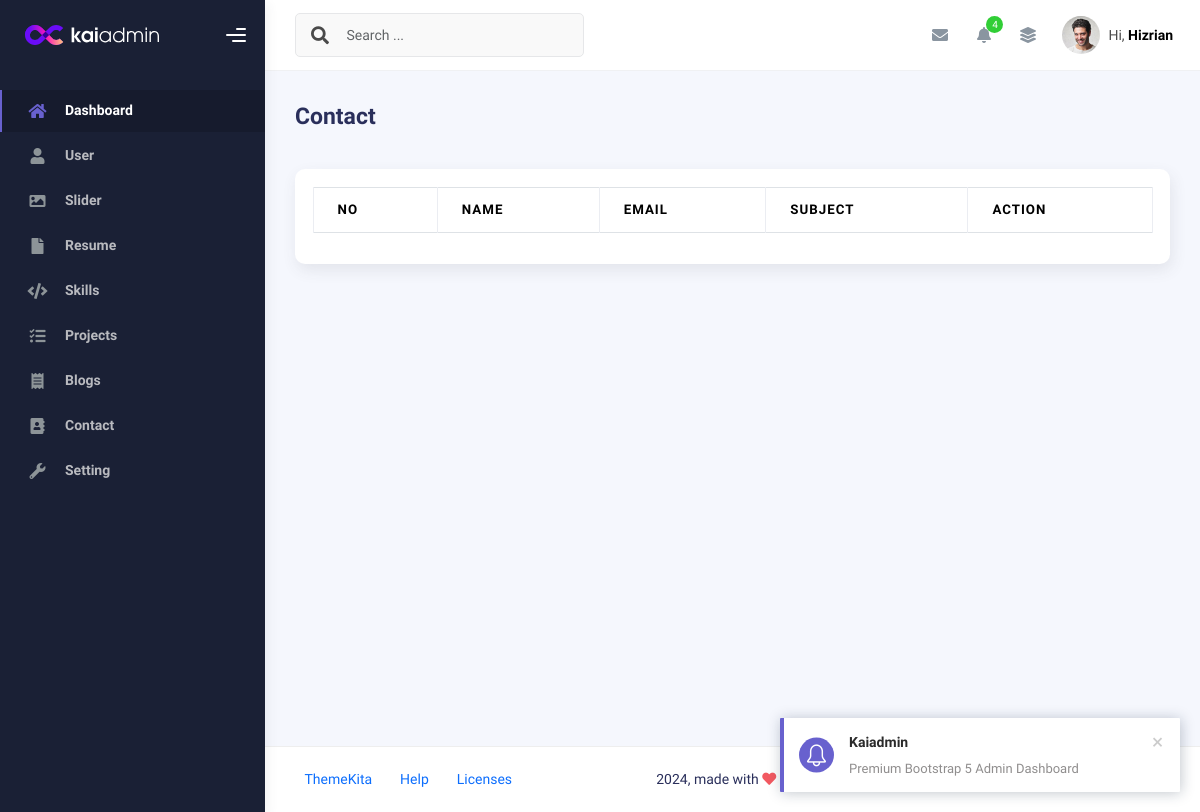
Before: /admin/app.php?page=contact (signed in) with the older database file.
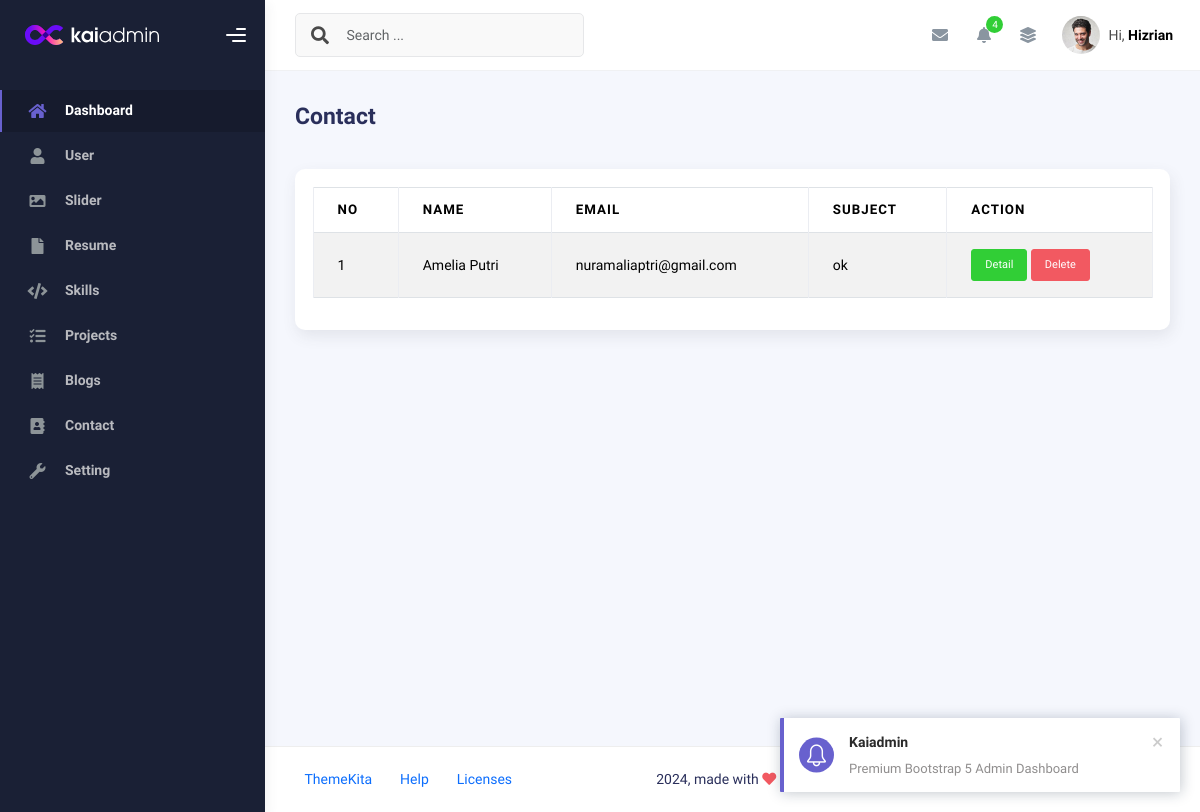
After: the same page with the newer database file.
### tables this page shows
CREATE TABLE `contacts` (
  `id` int(11) NOT NULL,
  `name` varchar(50) NOT NULL,
  `email` varchar(50) NOT NULL,
  `subject` varchar(50) NOT NULL,
  `message` text NOT NULL,
  `created_at` timestamp NOT NULL DEFAULT current_timestamp(),
  `update_at` timestamp NULL DEFAULT NULL ON UPDATE current_timestamp()
);

### admin/contact.php (the view, shortened to what this page needs)
<?php
$query = mysqli_query($conn, "SELECT * FROM contacts ORDER BY id DESC");
$rows = mysqli_fetch_all($query, MYSQLI_ASSOC);
?>
<div
  class="d-flex align-items-left align-items-md-center flex-column flex-md-row pt-2 pb-4">
  <div>
    <h3 class="fw-bold mb-3">Contact</h3>
  </div>
</div>
<div class="row">
  <div class="col-sm-6 col-md-12">
    <div class="card">
      <div class="card-body">
        <table class="table table-bordered table-striped">
          <thead>
            <tr>
              <th>No</th>
              <th>Name</th>
              <th>Email</th>
              <th>Subject</th>
              <th>Action</th>
            </tr>
          </thead>
          <tbody>
            <?php foreach ($rows as $index => $row):  ?>
              <tr>
                <td><?php echo $index += 1 ?></td>
                <td><?php echo $row['name'] ?></td>
                <td><?php echo $row['email'] ?></td>
                <td><?php echo $row['subject'] ?></td>
                <td>
                  <a class="btn btn-success btn-sm"
                    href="app.php?page=contact-detail&id=<?php echo $row['id'] ?>">Detail</a>
                  <a onclick="return confirm('Are You sure wanna delete this data?')"
                    class="btn btn-danger btn-sm"
                    href="app.php?page=contact&delete=<?php echo $row['id'] ?>">Delete</a>
                </td>
              </tr>
            <?php endforeach ?>
          </tbody>
        </table>
      </div>
    </div>
  </div>
</div>

Changed rows visible on the page:
added contacts: index "1", name "Amelia Putri", email "nuramaliaptri@gmail.com", subject "ok"
